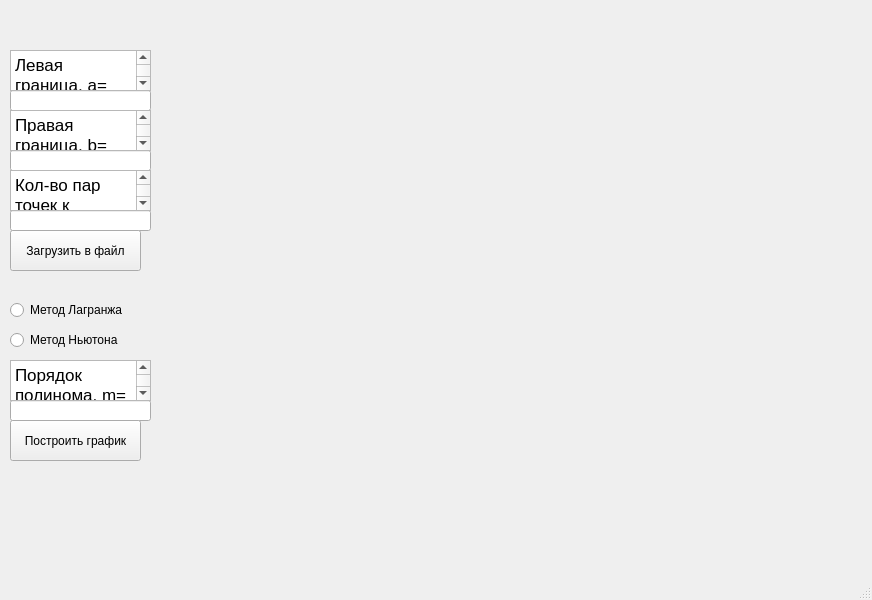
<?xml version="1.0" encoding="UTF-8"?>
<ui version="4.0">
 <class>MainWindow</class>
 <widget class="QMainWindow" name="MainWindow">
  <property name="geometry">
   <rect>
    <x>0</x>
    <y>0</y>
    <width>872</width>
    <height>600</height>
   </rect>
  </property>
  <property name="windowTitle">
   <string>MainWindow</string>
  </property>
  <widget class="QWidget" name="centralwidget">
   <widget class="QLineEdit" name="lineEdit">
    <property name="geometry">
     <rect>
      <x>10</x>
      <y>90</y>
      <width>141</width>
      <height>21</height>
     </rect>
    </property>
   </widget>
   <widget class="QTextBrowser" name="textBrowser">
    <property name="geometry">
     <rect>
      <x>10</x>
      <y>50</y>
      <width>141</width>
      <height>41</height>
     </rect>
    </property>
    <property name="html">
     <string>&lt;!DOCTYPE HTML PUBLIC &quot;-//W3C//DTD HTML 4.0//EN&quot; &quot;http://www.w3.org/TR/REC-html40/strict.dtd&quot;&gt;
&lt;html&gt;&lt;head&gt;&lt;meta name=&quot;qrichtext&quot; content=&quot;1&quot; /&gt;&lt;meta charset=&quot;utf-8&quot; /&gt;&lt;style type=&quot;text/css&quot;&gt;
p, li { white-space: pre-wrap; }
hr { height: 1px; border-width: 0; }
li.unchecked::marker { content: &quot;\2610&quot;; }
li.checked::marker { content: &quot;\2612&quot;; }
&lt;/style&gt;&lt;/head&gt;&lt;body style=&quot; font-family:'.AppleSystemUIFont'; font-size:13pt; font-weight:400; font-style:normal;&quot;&gt;
&lt;p style=&quot; margin-top:0px; margin-bottom:0px; margin-left:0px; margin-right:0px; -qt-block-indent:0; text-indent:0px;&quot;&gt;Левая граница, a=&lt;/p&gt;&lt;/body&gt;&lt;/html&gt;</string>
    </property>
   </widget>
   <widget class="QLineEdit" name="lineEdit_2">
    <property name="geometry">
     <rect>
      <x>10</x>
      <y>150</y>
      <width>141</width>
      <height>21</height>
     </rect>
    </property>
   </widget>
   <widget class="QTextBrowser" name="textBrowser_2">
    <property name="geometry">
     <rect>
      <x>10</x>
      <y>110</y>
      <width>141</width>
      <height>41</height>
     </rect>
    </property>
    <property name="html">
     <string>&lt;!DOCTYPE HTML PUBLIC &quot;-//W3C//DTD HTML 4.0//EN&quot; &quot;http://www.w3.org/TR/REC-html40/strict.dtd&quot;&gt;
&lt;html&gt;&lt;head&gt;&lt;meta name=&quot;qrichtext&quot; content=&quot;1&quot; /&gt;&lt;meta charset=&quot;utf-8&quot; /&gt;&lt;style type=&quot;text/css&quot;&gt;
p, li { white-space: pre-wrap; }
hr { height: 1px; border-width: 0; }
li.unchecked::marker { content: &quot;\2610&quot;; }
li.checked::marker { content: &quot;\2612&quot;; }
&lt;/style&gt;&lt;/head&gt;&lt;body style=&quot; font-family:'.AppleSystemUIFont'; font-size:13pt; font-weight:400; font-style:normal;&quot;&gt;
&lt;p style=&quot; margin-top:0px; margin-bottom:0px; margin-left:0px; margin-right:0px; -qt-block-indent:0; text-indent:0px;&quot;&gt;Правая граница, b=&lt;/p&gt;&lt;/body&gt;&lt;/html&gt;</string>
    </property>
   </widget>
   <widget class="QLineEdit" name="lineEdit_3">
    <property name="geometry">
     <rect>
      <x>10</x>
      <y>210</y>
      <width>141</width>
      <height>21</height>
     </rect>
    </property>
   </widget>
   <widget class="QTextBrowser" name="textBrowser_3">
    <property name="geometry">
     <rect>
      <x>10</x>
      <y>170</y>
      <width>141</width>
      <height>41</height>
     </rect>
    </property>
    <property name="html">
     <string>&lt;!DOCTYPE HTML PUBLIC &quot;-//W3C//DTD HTML 4.0//EN&quot; &quot;http://www.w3.org/TR/REC-html40/strict.dtd&quot;&gt;
&lt;html&gt;&lt;head&gt;&lt;meta name=&quot;qrichtext&quot; content=&quot;1&quot; /&gt;&lt;meta charset=&quot;utf-8&quot; /&gt;&lt;style type=&quot;text/css&quot;&gt;
p, li { white-space: pre-wrap; }
hr { height: 1px; border-width: 0; }
li.unchecked::marker { content: &quot;\2610&quot;; }
li.checked::marker { content: &quot;\2612&quot;; }
&lt;/style&gt;&lt;/head&gt;&lt;body style=&quot; font-family:'.AppleSystemUIFont'; font-size:13pt; font-weight:400; font-style:normal;&quot;&gt;
&lt;p style=&quot; margin-top:0px; margin-bottom:0px; margin-left:0px; margin-right:0px; -qt-block-indent:0; text-indent:0px;&quot;&gt;Кол-во пар точек к загрузке в файл, n=&lt;/p&gt;&lt;/body&gt;&lt;/html&gt;</string>
    </property>
   </widget>
   <widget class="QPushButton" name="pushButton">
    <property name="geometry">
     <rect>
      <x>10</x>
      <y>230</y>
      <width>131</width>
      <height>41</height>
     </rect>
    </property>
    <property name="text">
     <string>Загрузить в файл</string>
    </property>
   </widget>
   <widget class="QLineEdit" name="lineEdit_4">
    <property name="geometry">
     <rect>
      <x>10</x>
      <y>400</y>
      <width>141</width>
      <height>21</height>
     </rect>
    </property>
   </widget>
   <widget class="QTextBrowser" name="textBrowser_4">
    <property name="geometry">
     <rect>
      <x>10</x>
      <y>360</y>
      <width>141</width>
      <height>41</height>
     </rect>
    </property>
    <property name="html">
     <string>&lt;!DOCTYPE HTML PUBLIC &quot;-//W3C//DTD HTML 4.0//EN&quot; &quot;http://www.w3.org/TR/REC-html40/strict.dtd&quot;&gt;
&lt;html&gt;&lt;head&gt;&lt;meta name=&quot;qrichtext&quot; content=&quot;1&quot; /&gt;&lt;meta charset=&quot;utf-8&quot; /&gt;&lt;style type=&quot;text/css&quot;&gt;
p, li { white-space: pre-wrap; }
hr { height: 1px; border-width: 0; }
li.unchecked::marker { content: &quot;\2610&quot;; }
li.checked::marker { content: &quot;\2612&quot;; }
&lt;/style&gt;&lt;/head&gt;&lt;body style=&quot; font-family:'.AppleSystemUIFont'; font-size:13pt; font-weight:400; font-style:normal;&quot;&gt;
&lt;p style=&quot; margin-top:0px; margin-bottom:0px; margin-left:0px; margin-right:0px; -qt-block-indent:0; text-indent:0px;&quot;&gt;Порядок полинома, m=&lt;/p&gt;&lt;/body&gt;&lt;/html&gt;</string>
    </property>
   </widget>
   <widget class="QRadioButton" name="radioButton">
    <property name="geometry">
     <rect>
      <x>10</x>
      <y>300</y>
      <width>131</width>
      <height>20</height>
     </rect>
    </property>
    <property name="text">
     <string>Метод Лагранжа</string>
    </property>
   </widget>
   <widget class="QRadioButton" name="radioButton_2">
    <property name="geometry">
     <rect>
      <x>10</x>
      <y>330</y>
      <width>131</width>
      <height>20</height>
     </rect>
    </property>
    <property name="text">
     <string>Метод Ньютона</string>
    </property>
   </widget>
   <widget class="QPushButton" name="pushButton_2">
    <property name="geometry">
     <rect>
      <x>10</x>
      <y>420</y>
      <width>131</width>
      <height>41</height>
     </rect>
    </property>
    <property name="text">
     <string>Построить график</string>
    </property>
   </widget>
   <widget class="QCustomPlot" name="customPlot" native="true">
    <property name="geometry">
     <rect>
      <x>180</x>
      <y>60</y>
      <width>661</width>
      <height>381</height>
     </rect>
    </property>
   </widget>
  </widget>
  <widget class="QMenuBar" name="menubar">
   <property name="geometry">
    <rect>
     <x>0</x>
     <y>0</y>
     <width>872</width>
     <height>22</height>
    </rect>
   </property>
  </widget>
  <widget class="QStatusBar" name="statusbar"/>
 </widget>
 <customwidgets>
  <customwidget>
   <class>QCustomPlot</class>
   <extends>QWidget</extends>
   <header>qcustomplot.h</header>
   <container>1</container>
  </customwidget>
 </customwidgets>
 <resources/>
 <connections/>
</ui>
